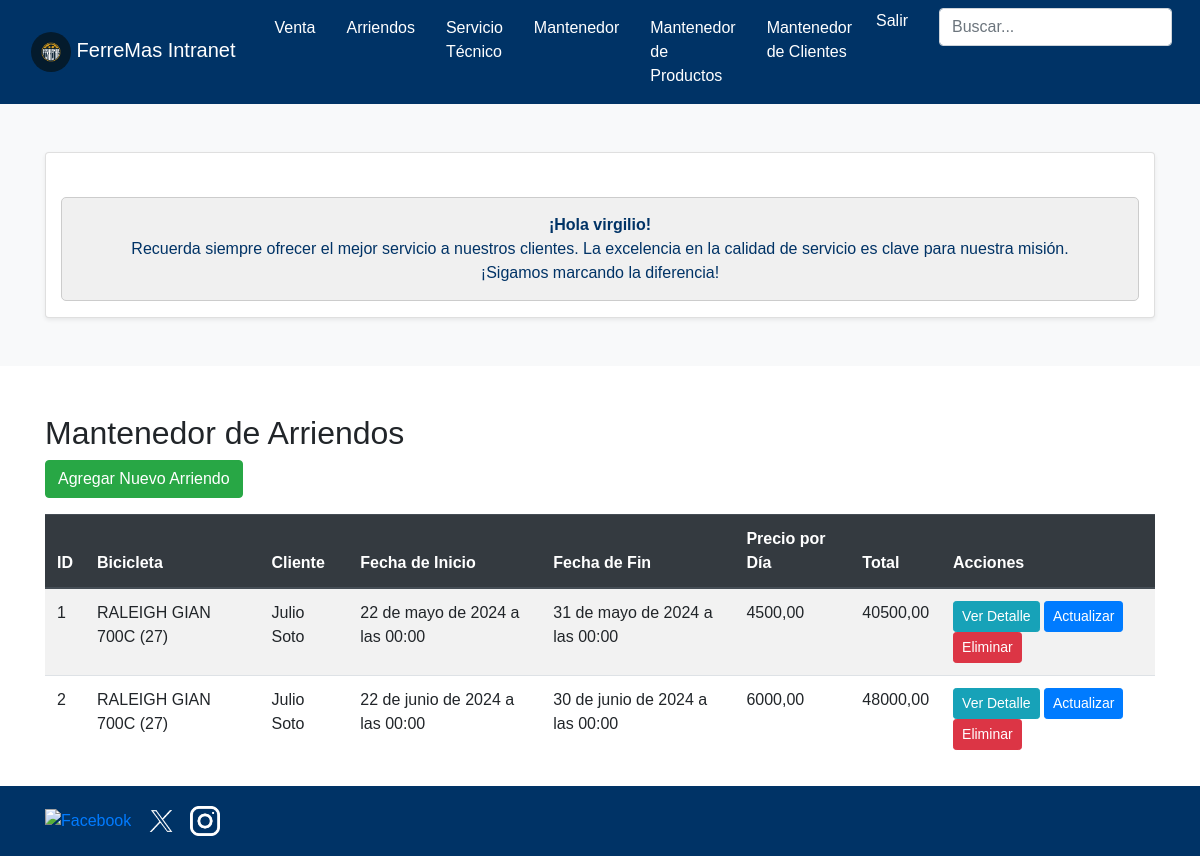
The app's page /arriendos/ (signed in), older data.
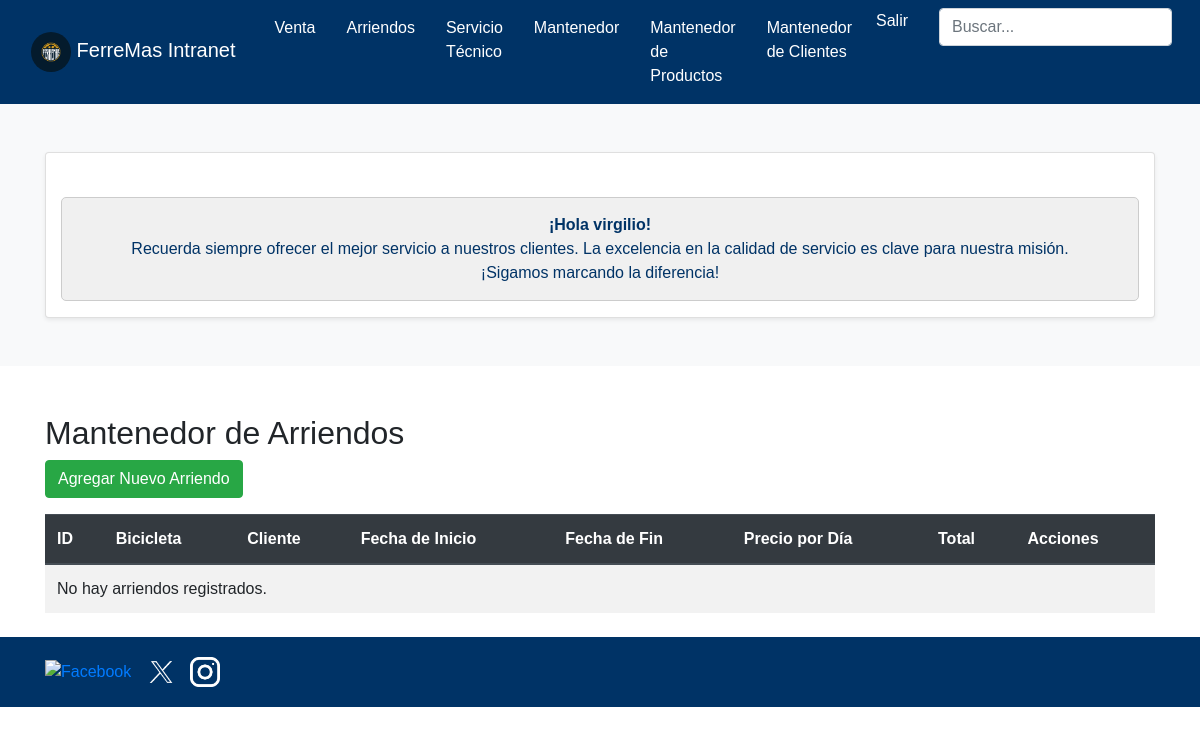
The same page, newer data.
### core/models.py (models this page shows, shortened)
class Arriendo(models.Model):
    bicicleta = models.ForeignKey(Bicicleta, on_delete=models.CASCADE)
    cliente = models.ForeignKey(Cliente, on_delete=models.CASCADE)
    fecha_inicio = models.DateTimeField()
    fecha_fin = models.DateTimeField()
    precio_por_dia = models.DecimalField(max_digits=10, decimal_places=2)
    total = models.DecimalField(max_digits=10, decimal_places=2, editable=False)

class Bicicleta(models.Model):
    marca = models.CharField(max_length=100)
    modelo = models.CharField(max_length=100)
    aro = models.IntegerField()
    color = models.CharField(max_length=100, blank=True)
    imagen = models.ImageField(upload_to='bicicletas/', null=True, blank=True)
    def __str__(self):
        return f"{self.marca} {self.modelo} ({self.aro})"

class Cliente(models.Model):
    usuario = models.CharField(max_length=255, blank=True)
    nombre = models.CharField(max_length=255, blank=True)
    contraseña = models.CharField(max_length=255, blank=True)
    direccion = models.CharField(max_length=255)
    telefono = models.CharField(max_length=15)
    email = models.EmailField()
    imagen = models.ImageField(upload_to='cliente/', null=True, blank=True)
    def __str__(self):
        return self.nombre

### core/views.py (the view)
# urls.py: path('arriendos/', mantenedor_arriendos, name='mantenedor_arriendos'),
@staff_required
def mantenedor_arriendos(request):
    arriendos = Arriendo.objects.all()
    return render(request, 'core/mantenedor_arriendos.html', {'arriendos': arriendos})

### core/context_processors.py (called while the page is built)
def carrito_contador(request):
    return {'cantidad_productos': contar_items(request)}

### core/views.py (called while the page is built)
def contar_items(request):
    if request.user.is_authenticated:
        cantidad_productos = CarritoItem.objects.filter(usuario=request.user).aggregate(Sum('cantidad'))['cantidad__sum'] or 0
    else:
        cantidad_productos = 0
    return cantidad_productos

### core/templates/core/mantenedor_arriendos.html
{% extends "core/base_intranet.html" %}
{% block content %}
<div class="container mt-5">
    <h2>Mantenedor de Arriendos</h2>
    <a href="{% url 'agregar_arriendo' %}" class="btn btn-success mb-3">Agregar Nuevo Arriendo</a>
    <table class="table table-striped">
        <thead class="thead-dark">
            <tr>
                <th>ID</th>
                <th>Bicicleta</th>
                <th>Cliente</th>
                <th>Fecha de Inicio</th>
                <th>Fecha de Fin</th>
                <th>Precio por Día</th>
                <th>Total</th>
                <th>Acciones</th>
            </tr>
        </thead>
        <tbody>
            {% for arriendo in arriendos %}
            <tr>
                <td>{{ arriendo.id }}</td>
                <td>{{ arriendo.bicicleta }}</td>
                <td>{{ arriendo.cliente }}</td>
                <td>{{ arriendo.fecha_inicio }}</td>
                <td>{{ arriendo.fecha_fin }}</td>
                <td>{{ arriendo.precio_por_dia }}</td>
                <td>{{ arriendo.total }}</td>
                <td>
                    <a href="{% url 'detalle_arriendo' arriendo.id %}" class="btn btn-info btn-sm">Ver Detalle</a>
                    <a href="{% url 'actualizar_arriendo' arriendo.id %}" class="btn btn-primary btn-sm">Actualizar</a>
                    <a href="{% url 'eliminar_arriendo' arriendo.id %}" class="btn btn-danger btn-sm">Eliminar</a>
                </td>
            </tr>
            {% empty %}
            <tr>
                <td colspan="8">No hay arriendos registrados.</td>
            </tr>
            {% endfor %}
        </tbody>
    </table>
</div>
{% endblock %}

Row changes from the older to the newer data that the page shows:
removed Arriendo: id "1", bicicleta "RALEIGH GIAN 700C (27)", cliente "Julio Soto", fecha_inicio "22 de mayo de 2024 a las 00:00", fecha_fin "31 de mayo de 2024 a las 00:00", precio_por_dia "4500,00", total "40500,00"
removed Arriendo: id "2", bicicleta "RALEIGH GIAN 700C (27)", cliente "Julio Soto", fecha_inicio "22 de junio de 2024 a las 00:00", fecha_fin "30 de junio de 2024 a las 00:00", precio_por_dia "6000,00", total "48000,00"
Text that changed along with them:
text now shown: "No hay arriendos registrados."
